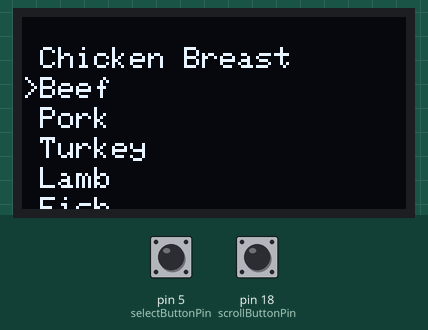
The sketch below on a simulated Arduino Uno, built with avr-gcc and run on an emulated ATmega328P. Shown: 128×64 one-colour display. The inputs (shaded band) are chosen by the test bench; at power-on: pin 18 (scrollButtonPin) HIGH, pin 5 (selectButtonPin) HIGH.

Above: at 1.2 s.
1.3 s: pin 18 (scrollButtonPin) pulled LOW for 0.55 s
At 2.35 s:
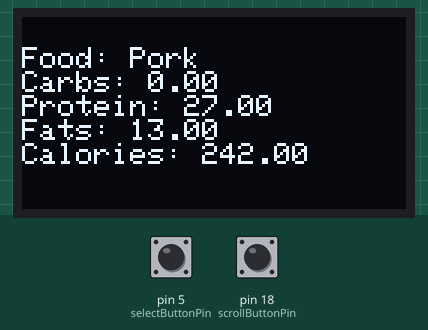
4.5 s: pin 5 (selectButtonPin) pulled LOW for 0.55 s
At 5.52 s:
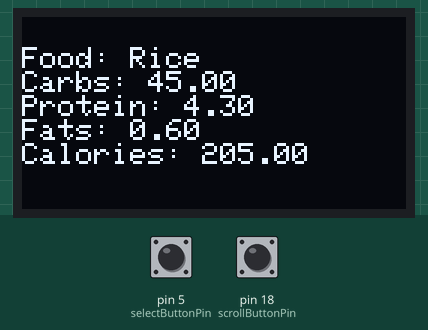
6.8 s: pin 18 (scrollButtonPin) pulled LOW for 1 s
At 8.5 s:
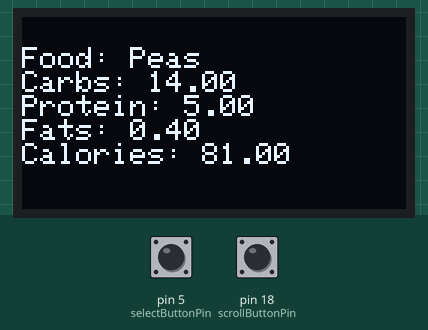
10.8 s: pin 5 (selectButtonPin) pulled LOW for 1 s
At 12.14 s:
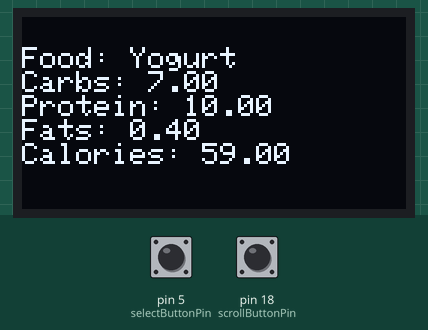
14.3 s: pin 5 (selectButtonPin) pulled LOW for 3.2 s
At 17.85 s:
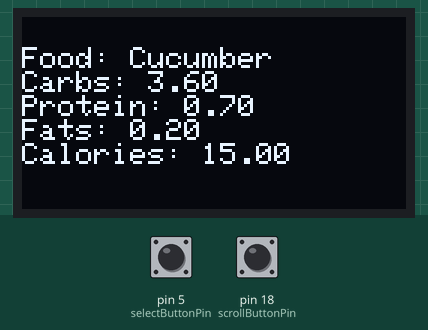
19.0 s: pin 18 (scrollButtonPin) pulled LOW for 0.55 s
At 20.14 s:
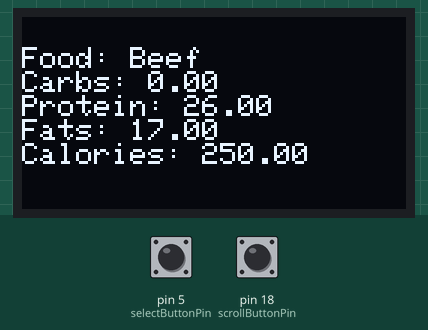

Measured:
- after the input at 4.5 s, the display: first differs from a run without the input after 0.35 s (image 2 shows a later state)
- after the input at 10.8 s, the display: first changes after 0.20 s (image 4 shows a later state)
- after the input at 14.3 s, the display: first differs from a run without the input after 0.33 s (image 5 shows a later state)
- what the display in image 1 shows lasts 0.5 s, from 2.1 s to 2.6 s

The sketch:

nutritionite.ino
```cpp
#include <Wire.h>
#include <Adafruit_GFX.h>
#include <Adafruit_SSD1306.h>

const int scrollButtonPin = 18;
const int selectButtonPin = 5;

Adafruit_SSD1306 display(128, 64, &Wire, -1);

int selectedCategory = 0;
int selectedFood = 0;
int displayOffset = 0;
const int numCategories = 4;
const int numFoods = 6; // Increased number of foods
bool isDisplayingFood = false;
bool isDisplayingCategory = false;
bool isDisplayingWelcome = true;

struct Food {
  const char *name;
  float carbs;
  float protein;
  float fats;
  float calories; // Added calories
};

struct Category {
  const char *name;
  Food *foods;
};
//inputted categories, subitems and macros
Category categories[numCategories] = {
  {"Vegetables", new Food[numFoods]{{"Broccoli", 7.0, 2.8, 0.4, 55.0}, {"Carrot", 10.0, 0.9, 0.2, 41.0}, {"Peas", 14.0, 5.0, 0.4, 81.0}, {"Spinach", 3.6, 2.9, 0.4, 23.0}, {"Kale", 10.0, 3.3, 0.7, 49.0}, {"Cucumber", 3.6, 0.7, 0.2, 15.0}}},
  {"Meats", new Food[numFoods]{{"Chicken Breast", 0.0, 31.0, 3.6, 165.0}, {"Beef", 0.0, 26.0, 17.0, 250.0}, {"Pork", 0.0, 27.0, 13.0, 242.0}, {"Turkey", 0.0, 29.0, 7.7, 189.0}, {"Lamb", 0.0, 25.0, 20.0, 294.0}, {"Fish", 0.0, 22.0, 13.0, 206.0}}},
  {"Dairy", new Food[numFoods]{{"Milk", 12.0, 8.0, 8.0, 149.0}, {"Cheese", 1.3, 25.0, 33.0, 402.0}, {"Yogurt", 7.0, 10.0, 0.4, 59.0}, {"Butter", 0.1, 0.9, 81.1, 717.0}, {"Cream", 4.6, 2.5, 19.1, 193.0}, {"Ice Cream", 24.0, 4.6, 14.5, 207.0}}},
  {"Grains", new Food[numFoods]{{"Rice", 45.0, 4.3, 0.6, 205.0}, {"Bread", 49.0, 9.0, 1.2, 265.0}, {"Pasta", 71.0, 13.0, 1.5, 371.0}, {"Oats", 66.0, 17.0, 6.9, 607.0}, {"Corn", 74.0, 9.4, 4.7, 365.0}, {"Barley", 73.0, 12.5, 2.3, 354.0}}}
};
//main screen
void displayWelcomeScreen() {
  display.clearDisplay();
  display.setTextSize(1.7);
  display.setTextColor(WHITE);
  display.setCursor(28, 20);
  display.println("NUTRITIONITE");
  display.setTextSize(1);
  display.setCursor(10, 50);
  display.println("Select to continue");
  display.display();
}
// scroll through
void displayCategoryList(int cursorPosition) {
  display.clearDisplay();
  display.setTextSize(1);
  display.setTextColor(WHITE);
  for (int i = 0; i < numCategories && i + displayOffset < numCategories; ++i) {
    display.setCursor(0, 10 + i * 10);
    if (i + displayOffset == cursorPosition) {
      display.print(">");
    } else {
      display.print(" ");
    }
    display.println(categories[i + displayOffset].name);
  }
  display.display();
}
//scroll through
void displayFoodList(int cursorPosition) {
  display.clearDisplay();
  display.setTextSize(1);
  display.setTextColor(WHITE);
  for (int i = 0; i < numFoods && i + displayOffset < numFoods; ++i) {
    display.setCursor(0, 10 + i * 10);
    if (i + displayOffset == cursorPosition) {
      display.print(">");
    } else {
      display.print(" ");
    }
    display.println(categories[selectedCategory].foods[i + displayOffset].name);
  }
  display.display();
}
//format list
void displayFood(int index) {
  display.clearDisplay();
  display.setTextSize(1);
  display.setTextColor(WHITE);
  display.setCursor(0, 10);
  display.print("Food: ");
  display.println(categories[selectedCategory].foods[index].name);
  display.print("Carbs: ");
  display.println(categories[selectedCategory].foods[index].carbs);
  display.print("Protein: ");
  display.println(categories[selectedCategory].foods[index].protein);
  display.print("Fats: ");
  display.println(categories[selectedCategory].foods[index].fats);
  display.print("Calories: ");
  display.println(categories[selectedCategory].foods[index].calories);
  display.display();
}
//intialize pin, OLED and run OLED welcome screen
void setup() {
  Wire.begin();
  pinMode(scrollButtonPin, INPUT_PULLUP);
  pinMode(selectButtonPin, INPUT_PULLUP);
  display.begin(SSD1306_SWITCHCAPVCC, 0x3C);
  display.clearDisplay();
  displayWelcomeScreen();
}

//main loop for scrolling through, selecting
void loop() {
  if (digitalRead(scrollButtonPin) == HIGH) {
    if (isDisplayingCategory) {
      selectedCategory = (selectedCategory + 1) % numCategories;
      if (selectedCategory - displayOffset >= 5) {
        displayOffset++;
      } else if (selectedCategory - displayOffset < 0 && displayOffset > 0) {
        displayOffset--;
      }
      displayCategoryList(selectedCategory - displayOffset);
    } else if (isDisplayingFood) {
      selectedFood = (selectedFood + 1) % numFoods;
      if (selectedFood - displayOffset >= 5) {
        displayOffset++;
      } else if (selectedFood - displayOffset < 0 && displayOffset > 0) {
        displayOffset--;
      }
      displayFoodList(selectedFood - displayOffset);
    }
    delay(200); // Debouncing delay
  }
  if (digitalRead(selectButtonPin) == HIGH) {
    if (isDisplayingFood) {
      isDisplayingFood = false;
      displayOffset = 0;
      displayFood(selectedFood);
    } else if (isDisplayingCategory) {
      isDisplayingCategory = false;
      isDisplayingFood = true;
      displayOffset = 0;
      displayFoodList(selectedFood);
    } else {
      isDisplayingCategory = true;
      displayOffset = 0;
      displayCategoryList(selectedCategory);
    }
    delay(200); // Debouncing delay
  }
}
```
